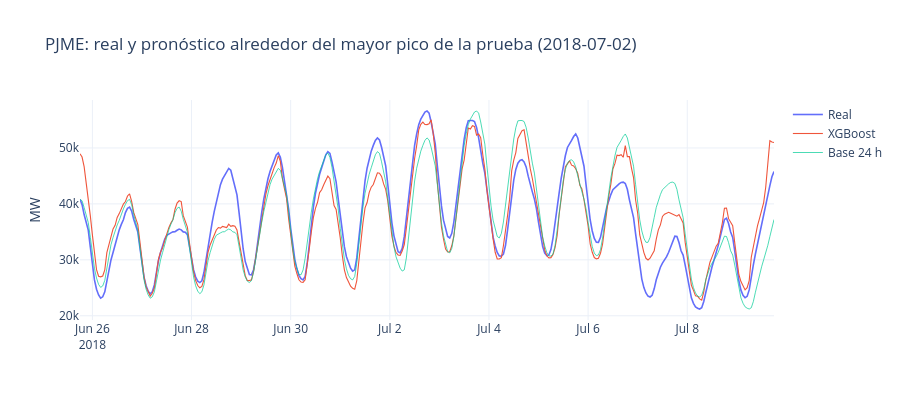

This figure's notebook cell:
### Markdown cell above
### Real frente a pronóstico

Ventana de dos semanas alrededor del mayor pico de consumo del periodo de prueba.

### Code cell
resultados = (
    test.loc[X_test.index, ['Datetime', 'fecha', 'MW', 'hora', 'mes', 'es_festivo', 'es_fin_de_semana']]
    .assign(xgboost=pred_xgb, base_24h=base_24h)
)
resultados['error_xgboost'] = (resultados['xgboost'] - resultados['MW']).abs()
resultados['error_base_24h'] = (resultados['base_24h'] - resultados['MW']).abs()

fecha_pico = resultados.loc[resultados['MW'].idxmax(), 'Datetime']
ventana = resultados[resultados['Datetime'].between(
    fecha_pico - pd.Timedelta(days=7), fecha_pico + pd.Timedelta(days=7))]

fig = go.Figure()
fig.add_trace(go.Scatter(x=ventana['Datetime'], y=ventana['MW'], mode='lines',
                         name='Real', line=dict(width=1.6)))
fig.add_trace(go.Scatter(x=ventana['Datetime'], y=ventana['xgboost'], mode='lines',
                         name='XGBoost', line=dict(width=1.1)))
fig.add_trace(go.Scatter(x=ventana['Datetime'], y=ventana['base_24h'], mode='lines',
                         name='Base 24 h', line=dict(width=1), opacity=0.7))
fig.update_layout(title=f'{REGION}: real y pronóstico alrededor del mayor pico de la prueba ({fecha_pico:%Y-%m-%d})',
                  yaxis_title='MW', height=400)
fig.show()

### Figure 1 — Plotly figure (JSON) as saved in the notebook; plotly's stock layout.template omitted (floating-point values rounded to 4 significant figures; data arrays with more than 128 entries replaced by an {"elided": "..."} marker saying what was removed)
{"data": [{"line": {"width": 1.6}, "mode": "lines", "name": "Real", "type": "scatter", "x": {"elided": "337 str values"}, "y": {"elided": "337 float values"}}, {"line": {"width": 1.1}, "mode": "lines", "name": "XGBoost", "type": "scatter", "x": {"elided": "337 str values"}, "y": {"elided": "337 float values"}}, {"line": {"width": 1}, "mode": "lines", "name": "Base 24 h", "opacity": 0.7, "type": "scatter", "x": {"elided": "337 str values"}, "y": {"elided": "337 float values"}}], "layout": {"height": 400, "title": {"text": "PJME: real y pronóstico alrededor del mayor pico de la prueba (2018-07-02)"}, "yaxis": {"title": {"text": "MW"}}}}
